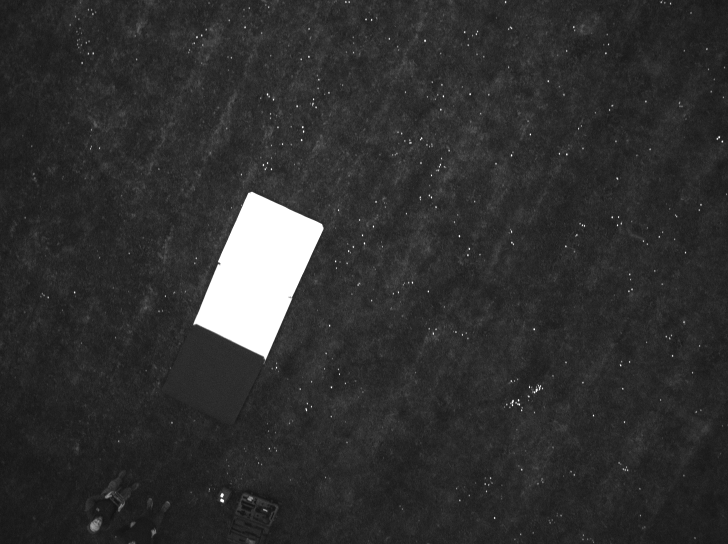
#> input picture data/example/IMG_0040_1.tif, 1456 x 1088 px, found by its file name (shown at 1/2 size); the run also reads 2 pictures not shown here
$ jupyter execute --allow-errors Pipeline_detector.ipynb
#> lines starting #> are read from the running program, lines starting #| are printed output that depends on the picture; after the words box and inside, x2 and y2 are one past the last pixel; in counts of white or black regions, pixels touching at a corner belong together
# Pipline Detector

[cell 1]
import json
import math
from exiftool import ExifToolHelper
import cv2
import matplotlib.pyplot as plt
import numpy as np
from skimage.util import img_as_ubyte

# Image Alignment

[cell 2]
# Set Image paths for testing

image_paths = [
    r"data\example\IMG_0040_1.tif",
    r"data\example\IMG_0040_2.tif",
    r"data\example\IMG_0040_3.tif",
    r"data\example\IMG_0040_4.tif",
    r"data\example\IMG_0040_5.tif",
]

image_paths = ["../../../" + path for path in image_paths]

#> (a cell that did not finish here is left out)

[cell 4]
# Function to extract EXIF data
def extract_exif_data(image_path):
    with ExifToolHelper() as et:
        metadata = et.get_metadata(image_path)
    return metadata[0]

exif_data = []
#> (the rest of this cell did not finish here and is left out)

#### Old Method

[cell 5]
# Function to normalize and equalize image intensity
def normalize_and_equalize_image(image):
    normalized = cv2.normalize(image, None, alpha=0, beta=255, norm_type=cv2.NORM_MINMAX)
    equalized = cv2.equalizeHist(normalized)
    return equalized


# Load and process the reference image (the first one)
reference_image = cv2.imread(image_paths[0], cv2.IMREAD_GRAYSCALE)
#> reference_image is the input picture: shape (1088, 1456); min 15, max 255, mean 48.4
reference_image_processed = normalize_and_equalize_image(reference_image)
#> in normalize_and_equalize_image, `equalized = cv2.equalizeHist(normalized)`:
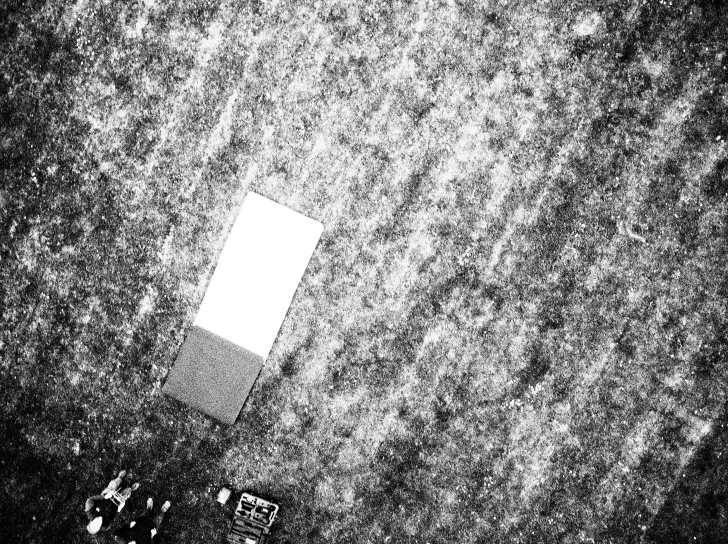
#> equalized: shape (1088, 1456) (shown at 1/2 size); min 0, max 255, mean 131.8

# Initialize SIFT detector
sift = cv2.SIFT_create(nfeatures=5000)

# Detect and compute descriptors for the reference image
keypoints_ref, descriptors_ref = sift.detectAndCompute(reference_image_processed, None)
#> keypoints_ref = 5000 keypoints; strongest (x, y, size): (307, 1064, 7.9), (265, 1048, 6.5), (1390, 1076, 2.9), (292, 741, 2.4)

# FLANN parameters
FLANN_INDEX_KDTREE = 1
index_params = dict(algorithm=FLANN_INDEX_KDTREE, trees=5)
search_params = dict(checks=50)  # or pass empty dictionary

# Create FLANN based matcher object
flann = cv2.FlannBasedMatcher(index_params, search_params)


# Function to align an image to the reference image
def align_image(image_path, keypoints_ref, descriptors_ref):
#> called with image_path = '../../../data\\example\\IMG_0040_2.tif', descriptors_ref = array of shape (5000, 128)
    image = cv2.imread(image_path, cv2.IMREAD_GRAYSCALE)
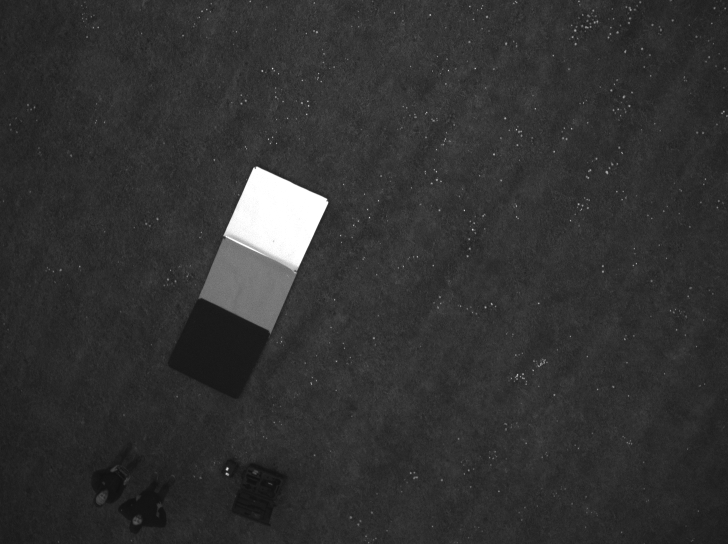
#> input picture data/example/IMG_0040_2.tif, 1456 x 1088 px, found by its file name (shown at 1/2 size)
#> image is the input picture: shape (1088, 1456); min 15, max 255, mean 50.3

    # Normalize and equalize the image intensity
    image_processed = normalize_and_equalize_image(image)
#> in normalize_and_equalize_image (call 2), `equalized = cv2.equalizeHist(normalized)`:
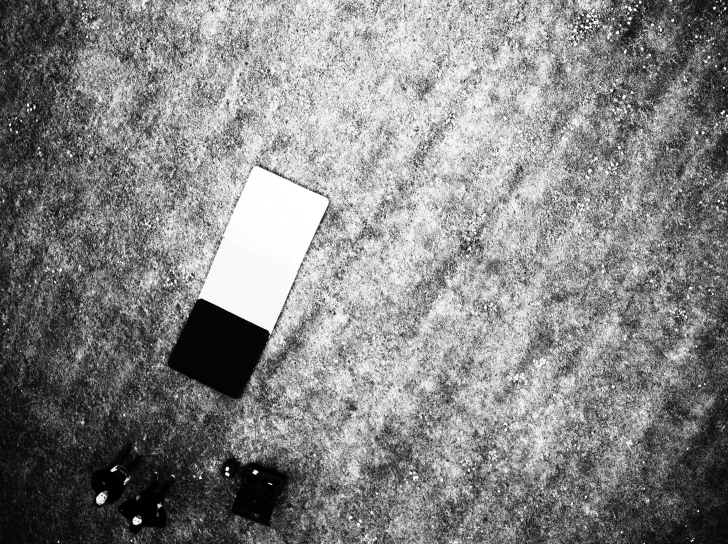
#> equalized: shape (1088, 1456) (shown at 1/2 size); min 0, max 255, mean 131.8

    # Detect and compute descriptors for the image
    keypoints, descriptors = sift.detectAndCompute(image_processed, None)
#> keypoints = 5000 keypoints; strongest (x, y, size): (454, 937, 4.9), (510, 944, 6.2), (273, 1042, 10.9), (454, 948, 4.9)

    # Match descriptors
    matches = flann.knnMatch(descriptors, descriptors_ref, k=2)
#> matches = 5000 matches

    # Apply Lowe's ratio test
    good_matches = []
    for m, n in matches:
        if m.distance < 0.75 * n.distance:  # Adjusted ratio test threshold
            good_matches.append(m)
#> after the loop, good_matches = 19 matches

    # Ensure we have enough good matches
    if len(good_matches) < 4:  # Minimum number of matches required for estimateAffinePartial2D
        print(f"Not enough matches found for {image_path}. Skipping alignment.")
        return None

    # Extract location of good matches
    points1 = np.zeros((len(good_matches), 2), dtype=np.float32)
#> points1 = 19 rows, first 8: [0, 0], [0, 0], [0, 0], [0, 0], [0, 0], [0, 0], [0, 0], [0, 0]
    points2 = np.zeros((len(good_matches), 2), dtype=np.float32)
#> points2 has the same summary as points1

    for i, match in enumerate(good_matches):
        points1[i, :] = keypoints[match.queryIdx].pt
        points2[i, :] = keypoints_ref[match.trainIdx].pt
#> this loop made 19 passes
#> after the loop, points1 = 19 rows, first 8: [680.7, 594.5], [614.5, 505.8], [1354, 358.9], [742.7, 344.5], [583.5, 575.5], [579.8, 583], [819.9, 245.4], [1217.3, 37.81]; points2 = 19 rows, first 8: [507.7, 1035.5], [574, 629.1], [48.69, 707.5], [633.8, 233.9], [574, 629.1], [592.8, 581.5], [603.4, 158.2], [1207.3, 89.16]

    # Find Euclidean transformation
    h, mask = cv2.estimateAffinePartial2D(points1, points2, method=cv2.RANSAC, ransacReprojThreshold=5.0)
#> h = [[1, 0.0012, -11.04], [-0.0012, 1, 52.36]]; mask = 19 values, max 1 at index 4, min 0 at index 0, mean 0.368

    # Use the transformation to transform the image
    height, width = reference_image.shape
    aligned_image = cv2.warpAffine(image, h, (width, height))
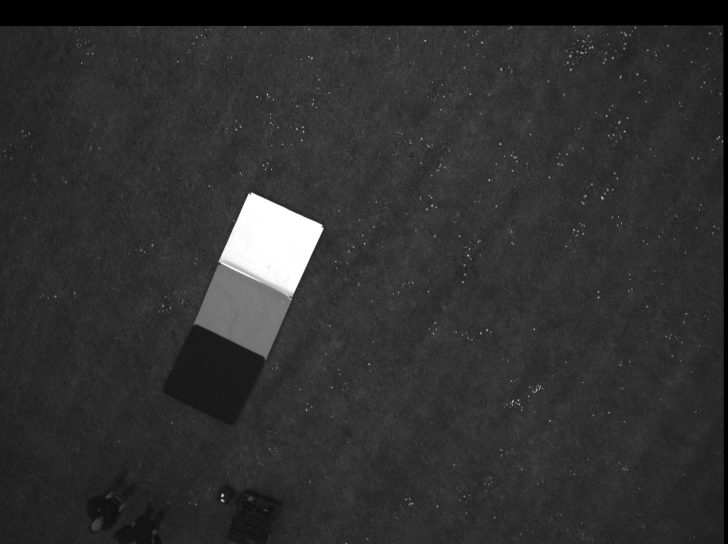
#> aligned_image: shape (1088, 1456) (shown at 1/2 size); min 0, max 255, mean 48.2

    return aligned_image


# Align all images to the reference image
aligned_images = [reference_image]
for image_path in image_paths[1:]:
    aligned_image = align_image(image_path, keypoints_ref, descriptors_ref)
    if aligned_image is not None:
        aligned_images.append(aligned_image)

        # Display each aligned image
        plt.figure()
        plt.imshow(aligned_image, cmap='gray')
        plt.title(f'Aligned Image: {image_path}')
        plt.axis('off')
        plt.show()

# Combine aligned images (e.g., taking the mean of aligned images)
combined_image = np.mean(np.array(aligned_images), axis=0).astype(np.uint8)
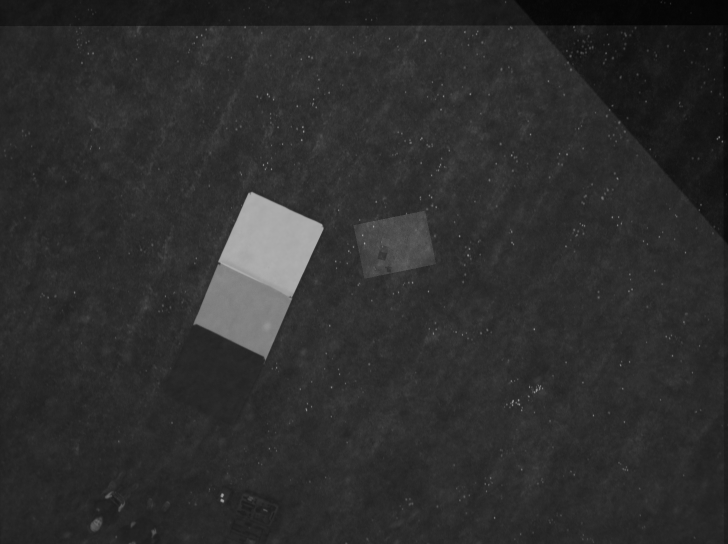
#> combined_image: shape (1088, 1456) (shown at 1/2 size); min 3, max 176, mean 46.1

# Save the combined image
output_path = "../../../" + 'data/example/combined_image.tif'
cv2.imwrite(output_path, combined_image)

# Display the combined image
plt.figure()
plt.imshow(combined_image, cmap='gray')
plt.title('Combined Image')
plt.axis('off')
plt.show()

## Panel Detector

[cell 6]
def calculate_panel_size_in_pixels(altitude, pixel_size, resolution, sensor_size_mm, focal_length_mm,
                                   physical_panel_size):
    """
    Calculate the expected size of an object in pixels based on camera parameters and object physical size.

    Parameters:
        altitude (float): Altitude in meters.
        pixel_size (float): Pixel size in meters.
        resolution (tuple): Image resolution (width, height) in pixels.
        sensor_size_mm (float): Sensor diagonal in millimeters.
        focal_length_m (float): Focal length in millimeters.
        physical_panel_size (tuple): Physical size of the object in meters (width, height).

    Returns:
        tuple: Expected width and height of the object in pixels.
    """
    # Convert sensor diagonal to meters
    sensor_diagonal = sensor_size_mm / 1000  # Convert mm to m
    focal_length = focal_length_mm / 1000

    # Calculate horizontal and vertical Field of View (FoV)
    fov_horizontal = 2 * math.atan(
        (sensor_diagonal / (2 * math.sqrt(1 + (resolution[0] / resolution[1]) ** 2))) / focal_length)
    fov_vertical = 2 * math.atan(
        (sensor_diagonal / (2 * math.sqrt(1 + (resolution[1] / resolution[0]) ** 2))) / focal_length)

    # Calculate scale in pixels per meter
    scale_pixels_per_meter = resolution[1] / (altitude * math.tan(fov_vertical / 2))

    # Calculate expected panel size in pixels
    panel_width_pixels = np.intp(physical_panel_size[0] * scale_pixels_per_meter)
    panel_height_pixels = np.intp(physical_panel_size[1] * scale_pixels_per_meter)

    return panel_width_pixels, panel_height_pixels

[cell 7]
def filter_by_variance(image, blur_kernel_size=15):
    """
    Apply a variance filter to an image to enhance features.

    Parameters:
        image (numpy.ndarray): Input image.
        blur_kernel_size (int): Size of the Gaussian blur kernel.

    Returns:
        numpy.ndarray: Filtered image.
    """
    blur_non = cv2.GaussianBlur(image, (blur_kernel_size, blur_kernel_size), 2)
    for i in range(10):
        blur_non = cv2.GaussianBlur(blur_non, (blur_kernel_size, blur_kernel_size), 2)
    last_blur_non = cv2.GaussianBlur(image, (blur_kernel_size, blur_kernel_size), 2)
    return cv2.equalizeHist(img_as_ubyte((last_blur_non - blur_non) ** 2))

[cell 8]
def contour_solidity(contour):
    """
    Calculate the solidity of a contour.

    Solidity is the ratio of contour area to convex hull area.

    Parameters:
    contour (array-like): Contour points.

    Returns:
    float: Solidity value between 0 and 1.
    """
    area = cv2.contourArea(contour)
    hull = cv2.convexHull(contour)
    hull_area = cv2.contourArea(hull)
    if hull_area == 0:
        return 0
    return float(area) / hull_area

[cell 9]
def scale_box(box, scale):
    """
    Scale the size of a bounding box while keeping its center fixed.

    Parameters:
        box (ndarray): Array of bounding box points.
        scale (float): Scaling factor.

    Returns:
        ndarray: Scaled bounding box points.
    """
    center = np.mean(box, axis=0)
    scaled_box = scale * (box - center) + center
    return scaled_box

[cell 10]
# Given/known Camera parameters
altitude = 16.3145  # Altitude in meters
pixel_size = 3.45e-6  # Pixel size in meters
resolution = (1456, 1088)  # Image resolution (width, height) in pixels
sensor_size_mm = 6.3  # Sensor diagonal in millimeters
focal_length_mm = 5.5  # Focal length in millimeters
physical_panel_size = (1, 1)  # Physical size of the object in meters (width, height)

panel_size_pixels = calculate_panel_size_in_pixels(
    altitude, pixel_size, resolution, sensor_size_mm, focal_length_mm, physical_panel_size
)
print("Expected panel size in pixels:", panel_size_pixels)

[cell 11]
image_no = 0

# Load images and preserve 16-bit format
images16bit = [cv2.imread(image_path, cv2.IMREAD_UNCHANGED) for image_path in image_paths]
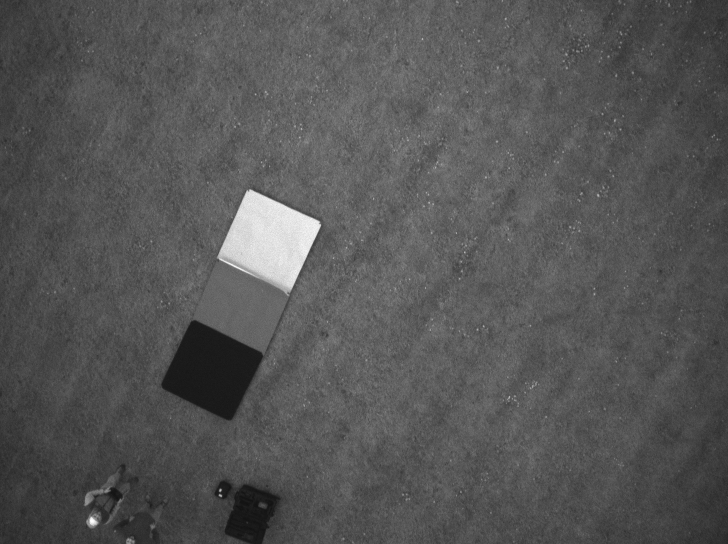
#> input picture data/example/IMG_0040_5.tif, 1456 x 1088 px, found by its file name (shown at 1/2 size)
#> images16bit = 5 items

# Normalize the image
images16bit_norm = [cv2.normalize(image16bit, None, alpha=0, beta=255, norm_type=cv2.NORM_MINMAX).astype(np.uint8)
                    for image16bit in images16bit]
#> images16bit_norm = 5 items

images_eq_hist = [cv2.equalizeHist(image16bit_norm) for image16bit_norm in images16bit_norm]
#> images_eq_hist = 5 items

plt.style.use('classic')
fig, ax = plt.subplots(1, 3, figsize=(15, 5))
ax[0].imshow(images16bit[image_no], cmap='gray')
ax[0].set_title('Original image')
ax[0].axis('off')

ax[1].imshow(images16bit_norm[image_no], cmap='gray')
ax[1].set_title('Normalized Image')
ax[1].axis('off')

ax[2].imshow(images_eq_hist[image_no], cmap='gray')
ax[2].set_title('equalized histogram')
ax[2].axis('off')
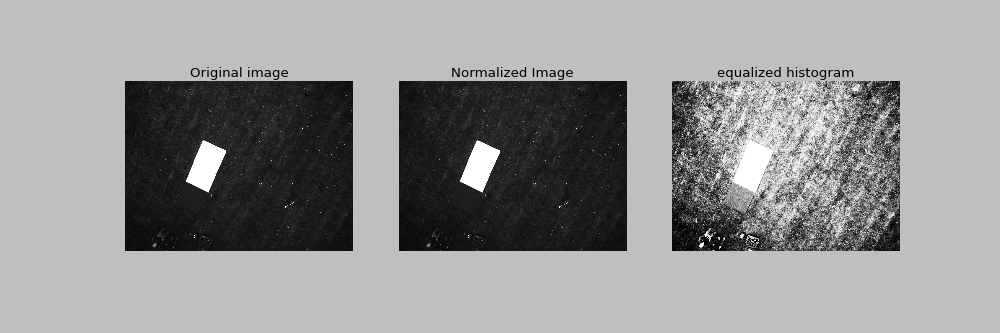
#> figure drawn by matplotlib, 3 panels

[cell 12]
image = images_eq_hist[image_no]

variance = filter_by_variance(image)
#> after the loop in filter_by_variance, `for i in range(10):`:
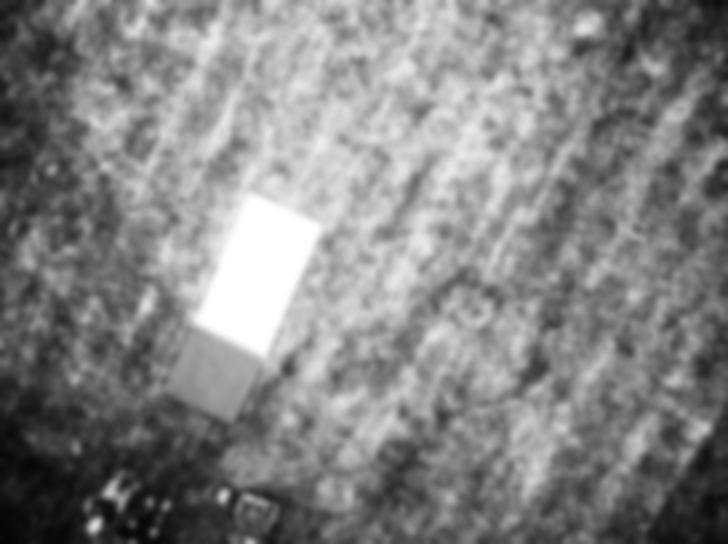
#> blur_non: shape (1088, 1456) (shown at 1/2 size); min 5, max 255, mean 131.4
blur = cv2.medianBlur(variance, 5)
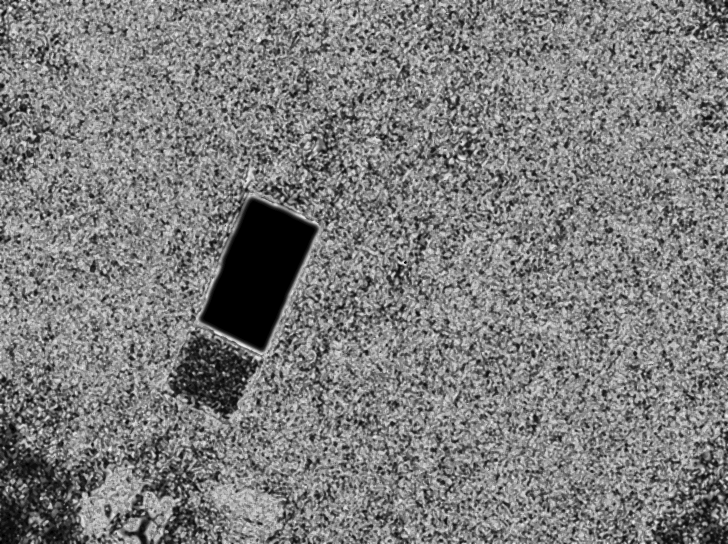
#> blur: shape (1088, 1456) (shown at 1/2 size); min 0, max 253, mean 124.6
ret, thresh1 = cv2.threshold(blur, 60, 255, cv2.THRESH_BINARY)
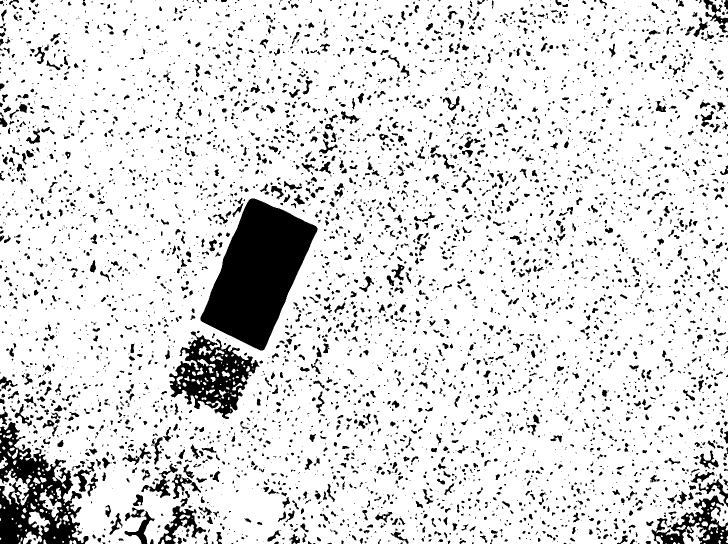
#> thresh1: shape (1088, 1456) (shown at 1/2 size); 86.6% white; 5479 black regions (3510 under 20 px), largest, box (x1, y1, x2, y2) and area: (401, 397, 635, 701) 39456, (0, 844, 177, 1088) 19772, (338, 663, 519, 838) 13412
masked = np.ma.array(thresh1, mask=thresh1, fill_value=0)

plt.style.use('classic')
fig, ax = plt.subplots(1, 3, figsize=(15, 5))

ax[0].imshow(blur, cmap='gray')
ax[0].set_title('Variance after Median Blur')
ax[0].axis('off')

ax[1].imshow(thresh1, cmap='gray')
ax[1].set_title('Thresholded Image')
ax[1].axis('off')

ax[2].imshow(masked, cmap='gray')
ax[2].set_title('Masked Image')
ax[2].axis('off')

plt.show()
#> (the rest of the program and of its run is left out)
